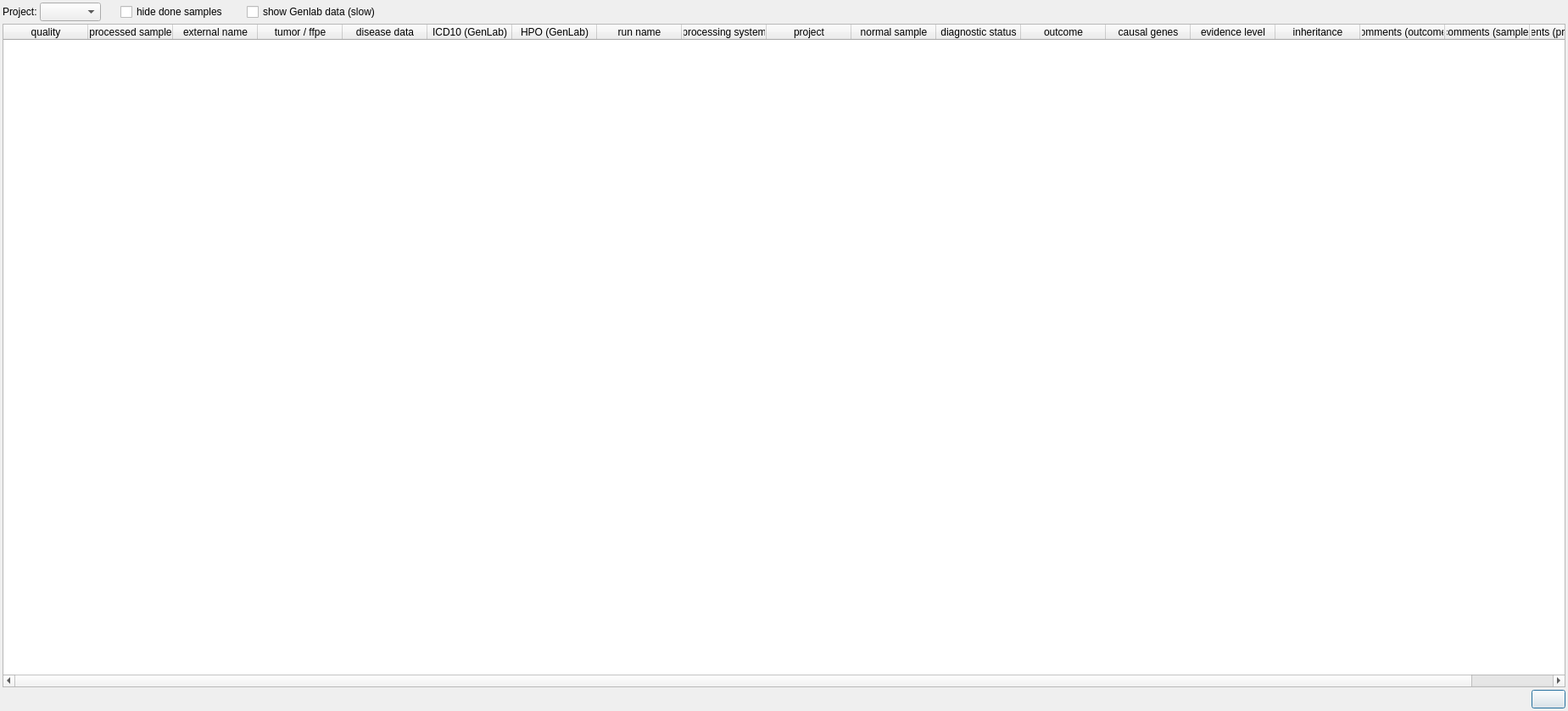
<?xml version="1.0" encoding="UTF-8"?>
<ui version="4.0">
 <class>DiagnosticStatusOverviewDialog</class>
 <widget class="QDialog" name="DiagnosticStatusOverviewDialog">
  <property name="geometry">
   <rect>
    <x>0</x>
    <y>0</y>
    <width>1849</width>
    <height>839</height>
   </rect>
  </property>
  <property name="minimumSize">
   <size>
    <width>900</width>
    <height>0</height>
   </size>
  </property>
  <property name="windowTitle">
   <string>Diagnostic project overview.</string>
  </property>
  <layout class="QVBoxLayout" name="verticalLayout">
   <property name="spacing">
    <number>3</number>
   </property>
   <property name="leftMargin">
    <number>3</number>
   </property>
   <property name="topMargin">
    <number>3</number>
   </property>
   <property name="rightMargin">
    <number>3</number>
   </property>
   <property name="bottomMargin">
    <number>3</number>
   </property>
   <item>
    <layout class="QGridLayout" name="gridLayout">
     <property name="spacing">
      <number>3</number>
     </property>
     <item row="0" column="0">
      <widget class="QLabel" name="label">
       <property name="text">
        <string>Project:</string>
       </property>
      </widget>
     </item>
     <item row="0" column="1">
      <widget class="QComboBox" name="project"/>
     </item>
     <item row="0" column="8">
      <spacer name="horizontalSpacer">
       <property name="orientation">
        <enum>Qt::Horizontal</enum>
       </property>
       <property name="sizeHint" stdset="0">
        <size>
         <width>40</width>
         <height>20</height>
        </size>
       </property>
      </spacer>
     </item>
     <item row="0" column="6">
      <widget class="QCheckBox" name="genlab">
       <property name="text">
        <string>show Genlab data (slow)</string>
       </property>
      </widget>
     </item>
     <item row="0" column="5">
      <spacer name="horizontalSpacer_4">
       <property name="orientation">
        <enum>Qt::Horizontal</enum>
       </property>
       <property name="sizeType">
        <enum>QSizePolicy::Fixed</enum>
       </property>
       <property name="sizeHint" stdset="0">
        <size>
         <width>20</width>
         <height>20</height>
        </size>
       </property>
      </spacer>
     </item>
     <item row="0" column="3">
      <spacer name="horizontalSpacer_3">
       <property name="orientation">
        <enum>Qt::Horizontal</enum>
       </property>
       <property name="sizeType">
        <enum>QSizePolicy::Fixed</enum>
       </property>
       <property name="sizeHint" stdset="0">
        <size>
         <width>20</width>
         <height>20</height>
        </size>
       </property>
      </spacer>
     </item>
     <item row="0" column="4">
      <widget class="QCheckBox" name="hide_done">
       <property name="text">
        <string>hide done samples</string>
       </property>
      </widget>
     </item>
    </layout>
   </item>
   <item>
    <widget class="QTableWidget" name="sample_infos">
     <property name="contextMenuPolicy">
      <enum>Qt::CustomContextMenu</enum>
     </property>
     <property name="wordWrap">
      <bool>false</bool>
     </property>
     <column>
      <property name="text">
       <string>quality</string>
      </property>
      <property name="toolTip">
       <string>&lt;html&gt;&lt;head/&gt;&lt;body&gt;&lt;p&gt;Sample/processed sample quality.&lt;/p&gt;&lt;/body&gt;&lt;/html&gt;</string>
      </property>
     </column>
     <column>
      <property name="text">
       <string>processed sample</string>
      </property>
     </column>
     <column>
      <property name="text">
       <string>external name</string>
      </property>
     </column>
     <column>
      <property name="text">
       <string>tumor / ffpe</string>
      </property>
     </column>
     <column>
      <property name="text">
       <string>disease data</string>
      </property>
     </column>
     <column>
      <property name="text">
       <string>ICD10 (GenLab)</string>
      </property>
     </column>
     <column>
      <property name="text">
       <string>HPO (GenLab)</string>
      </property>
     </column>
     <column>
      <property name="text">
       <string>run name</string>
      </property>
     </column>
     <column>
      <property name="text">
       <string>processing system</string>
      </property>
     </column>
     <column>
      <property name="text">
       <string>project</string>
      </property>
     </column>
     <column>
      <property name="text">
       <string>normal sample</string>
      </property>
     </column>
     <column>
      <property name="text">
       <string>diagnostic status</string>
      </property>
     </column>
     <column>
      <property name="text">
       <string>outcome</string>
      </property>
     </column>
     <column>
      <property name="text">
       <string>causal genes</string>
      </property>
     </column>
     <column>
      <property name="text">
       <string>evidence level</string>
      </property>
     </column>
     <column>
      <property name="text">
       <string>inheritance</string>
      </property>
     </column>
     <column>
      <property name="text">
       <string>comments (outcome)</string>
      </property>
     </column>
     <column>
      <property name="text">
       <string>comments (sample)</string>
      </property>
     </column>
     <column>
      <property name="text">
       <string>comments (processed sample)</string>
      </property>
     </column>
    </widget>
   </item>
   <item>
    <layout class="QHBoxLayout" name="horizontalLayout">
     <property name="spacing">
      <number>3</number>
     </property>
     <item>
      <widget class="QLabel" name="status">
       <property name="minimumSize">
        <size>
         <width>100</width>
         <height>0</height>
        </size>
       </property>
       <property name="text">
        <string/>
       </property>
      </widget>
     </item>
     <item>
      <spacer name="horizontalSpacer_2">
       <property name="orientation">
        <enum>Qt::Horizontal</enum>
       </property>
       <property name="sizeHint" stdset="0">
        <size>
         <width>40</width>
         <height>20</height>
        </size>
       </property>
      </spacer>
     </item>
     <item>
      <widget class="QPushButton" name="clipboard">
       <property name="toolTip">
        <string>Copy table to clipboard.</string>
       </property>
       <property name="text">
        <string/>
       </property>
       <property name="icon">
        <iconset resource="GSvar.qrc">
         <normaloff>:/Icons/CopyClipboard.png</normaloff>:/Icons/CopyClipboard.png</iconset>
       </property>
      </widget>
     </item>
    </layout>
   </item>
  </layout>
 </widget>
 <resources>
  <include location="GSvar.qrc"/>
 </resources>
 <connections/>
</ui>
